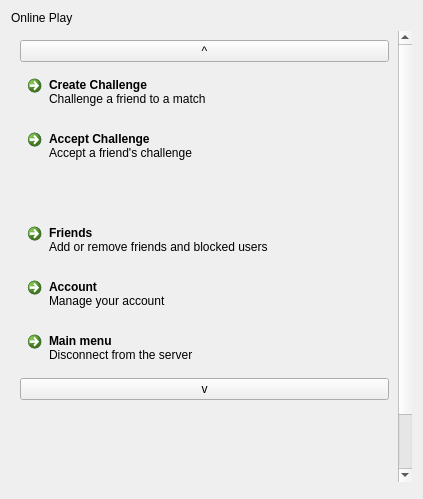
<?xml version="1.0" encoding="UTF-8"?>
<ui version="4.0">
 <class>OnlineMenuScreen</class>
 <widget class="QWidget" name="OnlineMenuScreen">
  <property name="geometry">
   <rect>
    <x>0</x>
    <y>0</y>
    <width>423</width>
    <height>499</height>
   </rect>
  </property>
  <property name="windowTitle">
   <string>Form</string>
  </property>
  <layout class="QVBoxLayout" name="verticalLayout_2">
   <item>
    <widget class="tTitleLabel" name="label">
     <property name="text">
      <string>Online Play</string>
     </property>
    </widget>
   </item>
   <item>
    <widget class="QScrollArea" name="scrollArea">
     <property name="frameShape">
      <enum>QFrame::NoFrame</enum>
     </property>
     <property name="widgetResizable">
      <bool>true</bool>
     </property>
     <widget class="QWidget" name="scrollAreaWidgetContents">
      <property name="geometry">
       <rect>
        <x>0</x>
        <y>0</y>
        <width>391</width>
        <height>536</height>
       </rect>
      </property>
      <layout class="QVBoxLayout" name="verticalLayout">
       <item>
        <widget class="FocusBarrier" name="barrierTop">
         <property name="text">
          <string>^</string>
         </property>
        </widget>
       </item>
       <item>
        <widget class="QCommandLinkButton" name="openLobbyButton">
         <property name="text">
          <string>Create Challenge</string>
         </property>
         <property name="description">
          <string>Challenge a friend to a match</string>
         </property>
        </widget>
       </item>
       <item>
        <widget class="QCommandLinkButton" name="joinLobbyButton">
         <property name="text">
          <string>Accept Challenge</string>
         </property>
         <property name="description">
          <string>Accept a friend's challenge</string>
         </property>
        </widget>
       </item>
       <item>
        <spacer name="verticalSpacer">
         <property name="orientation">
          <enum>Qt::Vertical</enum>
         </property>
         <property name="sizeHint" stdset="0">
          <size>
           <width>20</width>
           <height>40</height>
          </size>
         </property>
        </spacer>
       </item>
       <item>
        <widget class="QCommandLinkButton" name="relationsButton">
         <property name="text">
          <string>Friends</string>
         </property>
         <property name="description">
          <string>Add or remove friends and blocked users</string>
         </property>
        </widget>
       </item>
       <item>
        <widget class="QCommandLinkButton" name="accountButton">
         <property name="text">
          <string>Account</string>
         </property>
         <property name="description">
          <string>Manage your account</string>
         </property>
        </widget>
       </item>
       <item>
        <widget class="QCommandLinkButton" name="exitButton">
         <property name="text">
          <string>Main menu</string>
         </property>
         <property name="description">
          <string>Disconnect from the server</string>
         </property>
         <property name="type" stdset="0">
          <string>destructive</string>
         </property>
        </widget>
       </item>
       <item>
        <widget class="FocusBarrier" name="barrierBottom">
         <property name="text">
          <string>v</string>
         </property>
        </widget>
       </item>
       <item>
        <spacer name="verticalSpacer_2">
         <property name="orientation">
          <enum>Qt::Vertical</enum>
         </property>
         <property name="sizeHint" stdset="0">
          <size>
           <width>20</width>
           <height>138</height>
          </size>
         </property>
        </spacer>
       </item>
      </layout>
     </widget>
    </widget>
   </item>
   <item>
    <widget class="GamepadHud" name="gamePadControls" native="true"/>
   </item>
  </layout>
 </widget>
 <customwidgets>
  <customwidget>
   <class>GamepadHud</class>
   <extends>QWidget</extends>
   <header location="global">gamepadhud.h</header>
   <container>1</container>
  </customwidget>
  <customwidget>
   <class>FocusBarrier</class>
   <extends>QPushButton</extends>
   <header location="global">focusbarrier.h</header>
  </customwidget>
  <customwidget>
   <class>tTitleLabel</class>
   <extends>QLabel</extends>
   <header location="global">ttitlelabel.h</header>
  </customwidget>
 </customwidgets>
 <resources/>
 <connections/>
</ui>
